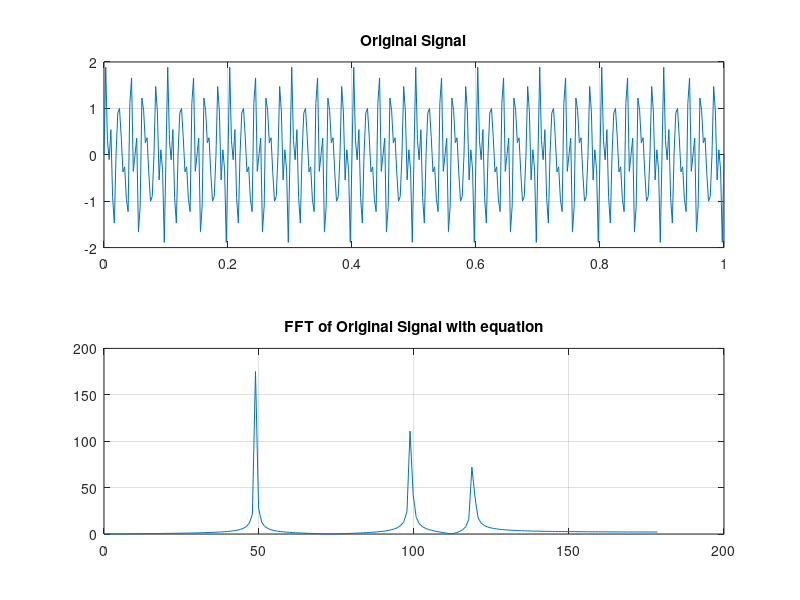

This chart was generated by the following MATLAB code:
clear;
clc;
f1=50;
f2=100;
f3=120;
f=max([f1, f2, f3]);
fs=3*f;
Ts=1/fs;
t=0:Ts:1;
x=sin(2*pi*f1*t)+ 0.7*sin(2*pi*f2*t)+0.5*sin(2*pi*f3*t);
subplot(211); plot(t, x); grid on; title('Original Signal');

N=length(t);
for m=1:N
    X(m)=0;
    for n=1:N
        X(m)=X(m)+x(n)*(cos(2*pi*n*m/N)-1i*sin(2*pi*n*m/N));
    end
end

fp=fs*(0:N/2-1)/N;
subplot(212); plot(fp, abs(X(1:N/2))); grid on; title('FFT of Original Signal with equation');